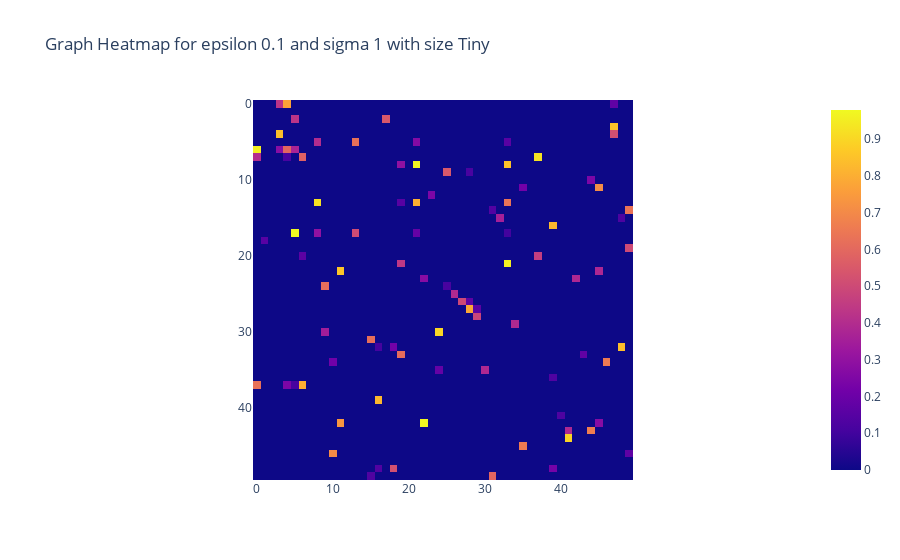

Notebook cell for this chart:
### Code cell
GraphHeatmap(0.1,1,DistanceType.OSRM,Dataset.Tiny,path_processed_data)

### Figure 1 — Plotly figure (JSON) as saved in the notebook; plotly's stock layout.template omitted (floating-point values rounded to 4 significant figures; data arrays with more than 128 entries replaced by an {"elided": "..."} marker saying what was removed)
{"data": [{"coloraxis": "coloraxis", "hovertemplate": "x: %{x}<br>y: %{y}<br>color: %{z}<extra></extra>", "name": "0", "type": "heatmap", "xaxis": "x", "yaxis": "y", "z": {"elided": "50x50 float values"}}], "layout": {"coloraxis": {"colorscale": [[0, "#0d0887"], [0.1111, "#46039f"], [0.2222, "#7201a8"], [0.3333, "#9c179e"], [0.4444, "#bd3786"], [0.5556, "#d8576b"], [0.6667, "#ed7953"], [0.7778, "#fb9f3a"], [0.8889, "#fdca26"], [1, "#f0f921"]]}, "title": {"text": "Graph Heatmap for epsilon 0.1 and sigma 1 with size Tiny"}, "xaxis": {"anchor": "y", "constrain": "domain", "domain": [0, 1], "scaleanchor": "y"}, "yaxis": {"anchor": "x", "autorange": "reversed", "constrain": "domain", "domain": [0, 1]}}}
